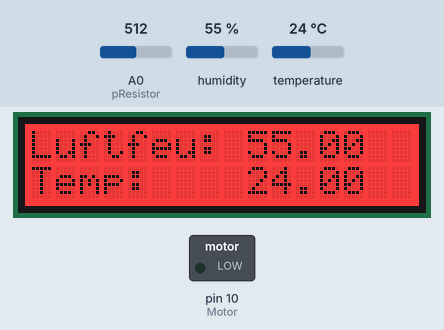
Bench run of a sketch on a simulated Arduino Uno, built with avr-gcc and run on an emulated ATmega328P. Parts: 16×2 character LCD, switched loads named in the sketch (green lamp = pin HIGH). The inputs (shaded band) are chosen by the test bench; at power-on: humidity 55 %, temperature 24 °C, A0 (pResistor) = 512. What the sketch prints to the serial monitor is not drawn.

Above: at 3.2 s.
3.3 s: humidity set to 22 %
At 13.2 s:
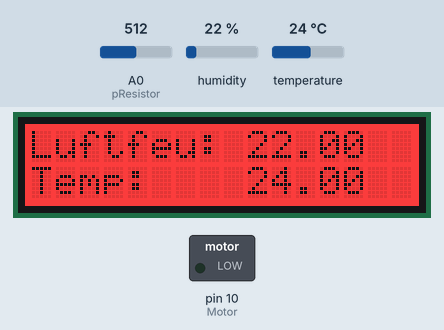
13.6 s: temperature set to 12 °C
At 23.3 s:
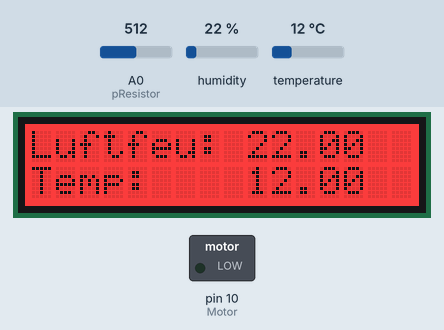
23.7 s: humidity set to 40 %
At 33.4 s:
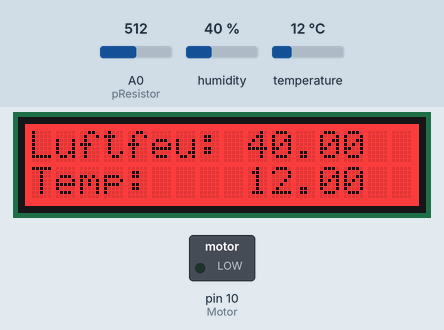
33.8 s: temperature set to 19 °C
At 43.4 s:
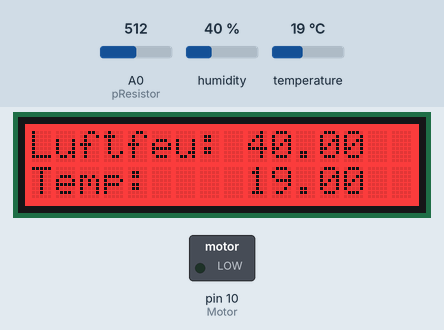
Timing chart, 0 to 44.8 s (numbered marks = the images above; inputs shaded):
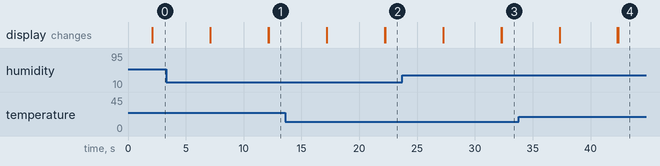

The sketch:

SchreibtischArd.ino
```cpp
#include "DHT.h"
#define DHTPIN 12
#define DHTTYPE DHT11
DHT dht(DHTPIN, DHTTYPE);
float Luftfeuchtigkeit;
float Temperatur;
//-----------------------
const int pResistor = A0;
int Licht;
//-------------------------
#include <Wire.h>
#include "rgb_lcd.h"

rgb_lcd lcd;

const int colorR = 255;
const int colorG = 0;
const int colorB = 0;
//--------------------------
const int Motor = 10;
const int Lampe = 8;
long Zeit;
long vergangeZeit;
//-----------------------


void setup() {

  Serial.begin(9600);

  dht.begin();

  lcd.begin(16, 2);
  lcd.setRGB(colorR, colorG, colorB);

  pinMode(pResistor, INPUT);
  pinMode(Motor, OUTPUT);
  delay(2000); //Zwei Sekunden Vorlaufzeit bis zur Messung (der Sensor ist etwas träge)
}


void loop() {

  Luftfeuchtigkeit = dht.readHumidity();
  Temperatur = dht.readTemperature();
  Licht = analogRead(pResistor);

  Zeit = millis();
  vergangeZeit = Zeit + 5000;

  Daten();
  debug();
  Ventilator();
  Flasche();
}


void Ventilator() {
  if (Temperatur > 26) {
    digitalWrite(Motor, HIGH);
  } else {
    digitalWrite(Motor, LOW);
  }
}

void Flasche() {
  if (Licht > 150) {
    digitalWrite(Lampe, LOW);
  } else {
    digitalWrite(Lampe, HIGH);
  }
}

void debug() {
  Serial.print("Luftfeuchtigkeit: ");
  Serial.println(Luftfeuchtigkeit);
  Serial.print("Temperatur: ");
  Serial.println(Temperatur);

  Serial.print("Licht: ");
  Serial.println(Licht);
}

void Daten() {

  // set the cursor to column 0, line 1
  // (note: line 1 is the second row, since counting begins with 0):

  lcd.setCursor(0, 0);
  lcd.print("Luftfeu: ");
  lcd.print(Luftfeuchtigkeit);
  lcd.setCursor(0, 1);
  lcd.print("Temp: ");
  lcd.setCursor(9, 1);
  lcd.print(Temperatur);

  delay(5000);
  lcd.clear();

  lcd.setCursor(0, 0);
  lcd.print("Licht: ");
  lcd.print(Licht);

  delay(5000);
  lcd.clear();


}
```
